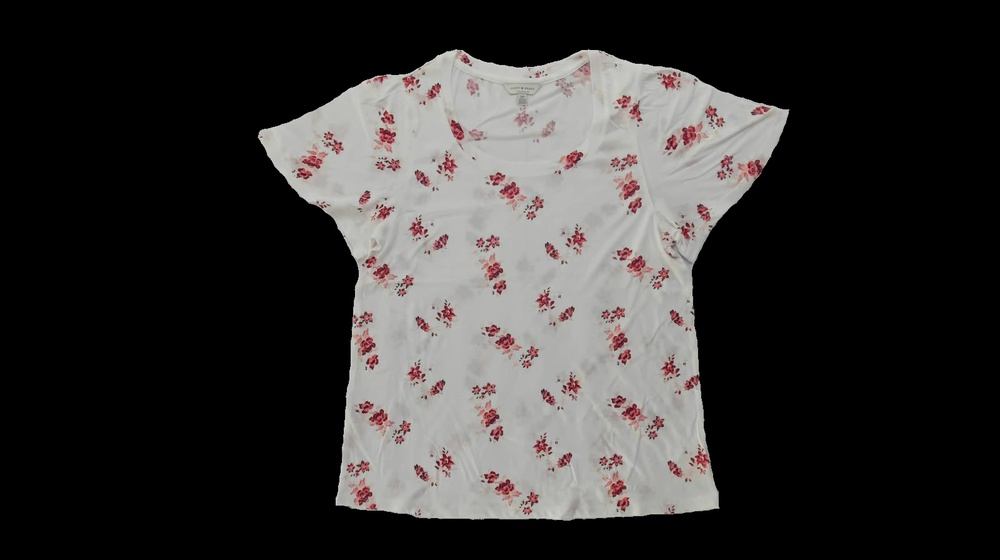
#> input picture PATTERN1 copy.jpg, 1000 x 560 px, shrunk from 1600 x 896 before the run
$ python removeContourTest.py
#> lines starting #> are read from the running program, lines starting #| are printed output that depends on the picture; after the words box and inside, x2 and y2 are one past the last pixel; in counts of white or black regions, pixels touching at a corner belong together
# import the necessary packages
import numpy as np
import imutils
import cv2
def is_contour_bad(c):
	# approximate the contour
	peri = cv2.arcLength(c, True)

	approx = cv2.approxPolyDP(c, 0.02 * peri, True)

	# the contour is 'bad' if it is not a rectangle
	print(len(approx))

	return not len(approx) == 4

# load the shapes image, convert it to grayscale, and edge edges in
# the image
image = cv2.imread("PATTERN1 copy.jpg")
#> image is the input picture: shape (560, 1000, 3); mean B, G, R 51.7, 52.5, 54.6

gray = cv2.cvtColor(image, cv2.COLOR_BGR2GRAY)
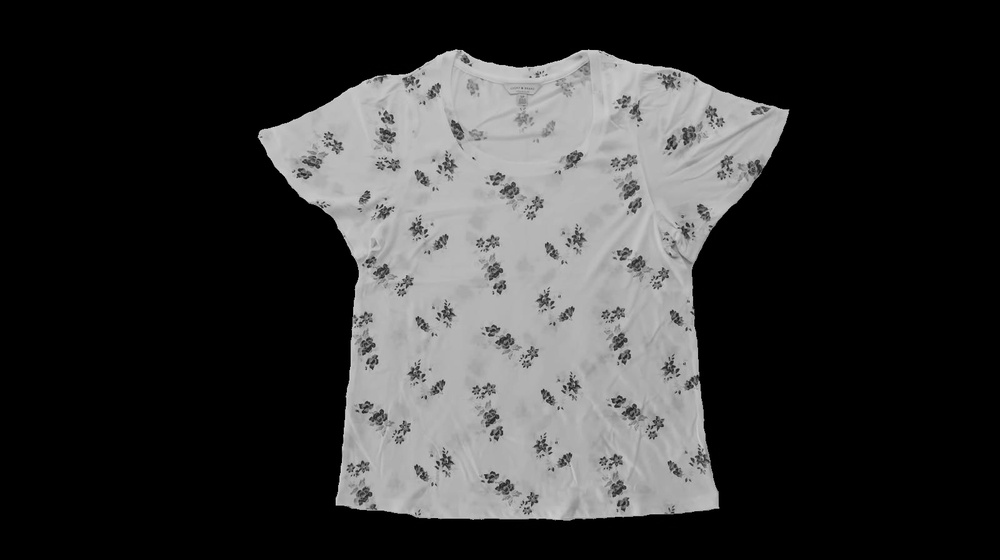
#> gray: shape (560, 1000); min 0, max 222, mean 53.1

edged = cv2.Canny(gray, 50, 100)
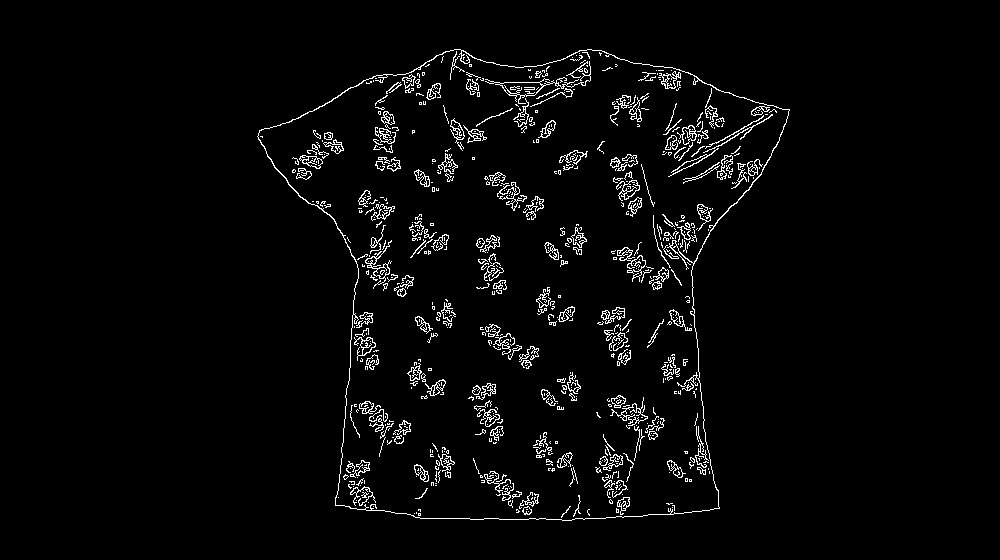
#> edged: shape (560, 1000); 3.1% white in thin lines or dots, all inside (x1, y1, x2, y2) = (257, 49, 790, 521)

cv2.imshow("Original", image)
# find contours in the image and initialize the mask that will be
# used to remove the bad contours
cnts = cv2.findContours(edged.copy(), cv2.RETR_TREE, cv2.CHAIN_APPROX_SIMPLE)
#> cnts = 1054 contours, 869 with area under 20; largest, box (x1, y1, x2, y2) and area: (257, 49, 790, 521) 175149, (257, 49, 790, 521) 174742, (485, 61, 591, 104) 494, (499, 82, 543, 96) 428, (610, 397, 648, 426) 250

cnts = imutils.grab_contours(cnts)

mask = np.ones(image.shape[:2], dtype="uint8") * 255

# loop over the contours
for c in cnts:
	# if the contour is bad, draw it on the mask
	if is_contour_bad(c):

		cv2.drawContours(mask, [c], -1, 0, -1)
#> this loop made 1054 passes
#> peri in is_contour_bad on passes 1 to 3: 1896.7, 10.49, 16.73
#| 7
#| 5
#| 10
#| 9
#| 6
#| 6
#| 7
#| 4
#> (further printed lines are left out)
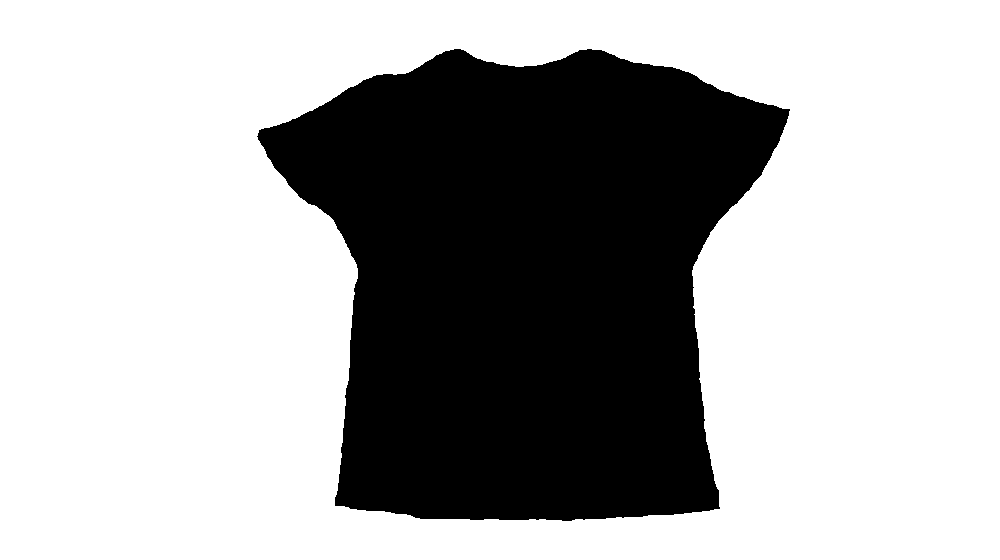
#> mask: shape (560, 1000); 68.6% white; 1 black region, box (x1, y1, x2, y2) and area: (257, 49, 790, 521) 176001

# remove the contours from the image and show the resulting images
image = cv2.bitwise_and(image, image, mask=mask)
cv2.imshow("Mask", mask)

cv2.imshow("After", image)

cv2.waitKey(0)
